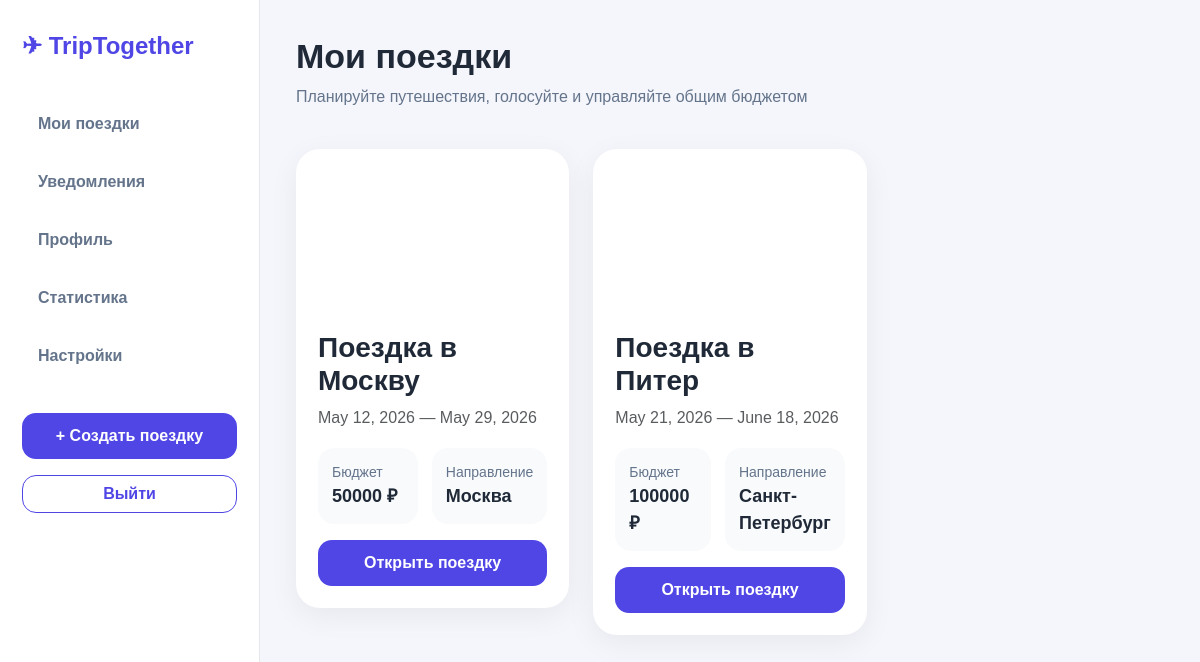
The app's page / (signed in), older data.
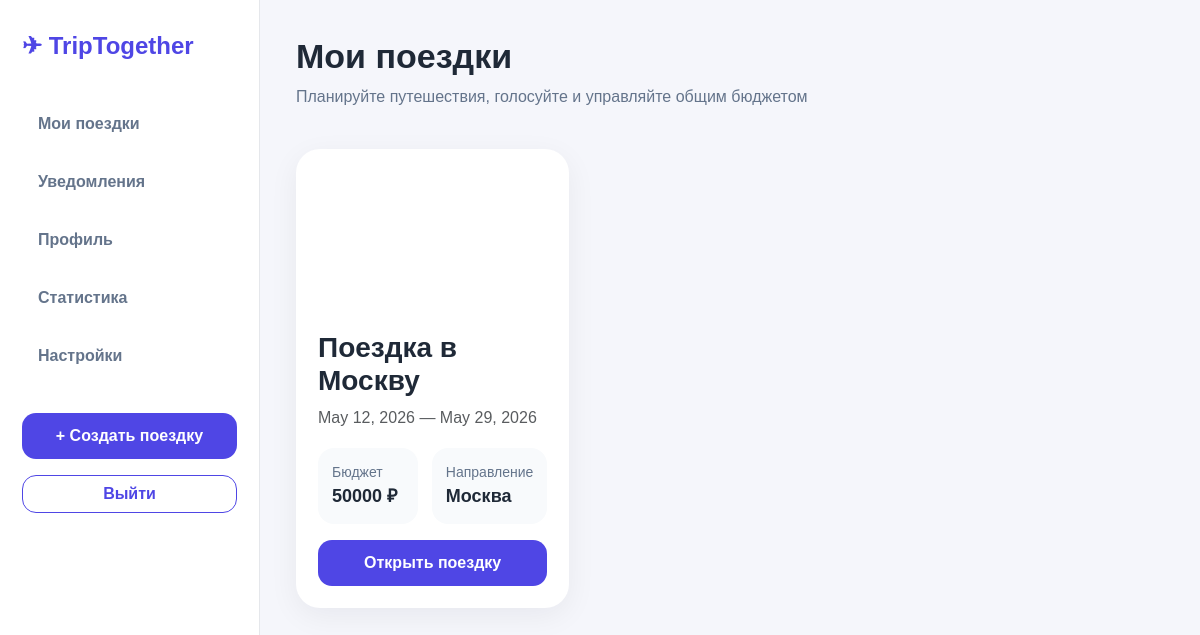
The same page, newer data.
### trips/models.py (models this page shows, shortened)
class Trip(models.Model):
    title = models.CharField(max_length=255)
    description = models.TextField(blank=True)
    destination = models.CharField(max_length=255)
    start_date = models.DateField()
    end_date = models.DateField()
    budget = models.IntegerField(default=0)
    image_url = models.URLField(blank=True)
    owner = models.ForeignKey(User, on_delete=models.CASCADE)
    created_at = models.DateTimeField(auto_now_add=True)

### trips/views.py (the view)
# urls.py: path('', views.dashboard, name='dashboard'),
@login_required
def dashboard(request):
    trips = get_user_trips(request.user)
    return render(request, "trips/dashboard.html", {
        "trips": trips
    })

### trips/context_processors.py (called while the page is built)
def notifications_count(request):
    if not request.user.is_authenticated:
        return {"notifications_count": 0}
    user_trips = Trip.objects.filter(
        Q(owner=request.user) | Q(tripmember__user=request.user)
    ).distinct()
    last_view = request.session.get('last_notifications_view')
    if last_view:
        last_view = datetime.fromisoformat(last_view)
    else:
        last_view = timezone.now()
    votes = Vote.objects.filter(trip__in=user_trips, created_at__gt=last_view)
    expenses = Expense.objects.filter(trip__in=user_trips, created_at__gt=last_view)
    comments = TripComment.objects.filter(trip__in=user_trips, created_at__gt=last_view)
    count = votes.count() + expenses.count() + comments.count()
    return {
        "notifications_count": count
    }

### trips/views.py (called while the page is built)
def get_user_trips(user):
    return Trip.objects.filter(
        Q(owner=user) | Q(tripmember__user=user)
    ).distinct()

### trips/templates/trips/dashboard.html
{% extends 'trips/base.html' %}
{% block content %}
<h1 class="page-title">Мои поездки</h1>
<p class="page-subtitle">Планируйте путешествия, голосуйте и управляйте общим бюджетом</p>
<div class="row g-4 mt-2">
    {% for trip in trips %}
        <div class="col-md-6 col-xl-4">
            <div class="trip-card">
                {% if trip.image_url %}
                    <div class="trip-image" style="background-image: url('{{ trip.image_url }}');"></div>
                {% else %}
                    <div class="trip-image"></div>
                {% endif %}
                <div class="trip-content">
                    <h3>{{ trip.title }}</h3>
                    <p class="text-muted">
                        {{ trip.start_date }} — {{ trip.end_date }}
                    </p>
                    <div class="budget-box">
                        <div>
                            <span>Бюджет</span>
                            <strong>{{ trip.budget }} ₽</strong>
                        </div>
                        <div>
                            <span>Направление</span>
                            <strong>{{ trip.destination }}</strong>
                        </div>
                    </div>
                    <a href="{% url 'trip_detail' trip.id %}" class="btn btn-primary w-100 mt-3">
                        Открыть поездку
                    </a>
                </div>
            </div>
        </div>
    {% empty %}
        <p class="text-muted mt-4">У вас пока нет поездок.</p>
    {% endfor %}
</div>
{% endblock %}

### trips/templates/trips/base.html (shortened to what this page needs)
{% load static %}
<!DOCTYPE html>
<html lang="ru">
<head>
    <link href="https://cdn.jsdelivr.net/npm/bootstrap@5.3.3/dist/css/bootstrap.min.css" rel="stylesheet">
    <link rel="stylesheet" href="{% static 'trips/css/style.css' %}">
</head>
<body>
<div class="app">
    <aside class="sidebar">
        <div class="logo">✈ TripTogether</div>
        <a href="{% url 'dashboard' %}" class="menu-link">Мои поездки</a>
        <a href="{% url 'notifications' %}" class="menu-link notification-link">
            <span>Уведомления</span>
        </a>
        <a href="{% url 'profile' %}" class="menu-link">Профиль</a>
        <a href="{% url 'statistics' %}" class="menu-link">Статистика</a>
        <a href="{% url 'settings' %}" class="menu-link">Настройки</a>
        <a href="{% url 'create_trip' %}" class="btn btn-primary w-100 mt-4">
            + Создать поездку
        </a>
        <form method="post" action="{% url 'logout' %}" class="mt-3">
            <button type="submit" class="btn btn-outline-primary w-100">
                Выйти
            </button>
        </form>
    </aside>
    <main class="content">
        {% block content %}
        {% endblock %}
    </main>
</div>
</body>
</html>

### trips/static/trips/css/style.css (style rules this page uses)
body { background: #f5f6fb; font-family: Arial, sans-serif; color: #1f2937; }
.app { display: flex; min-height: 100vh; }
.sidebar { width: 260px; background: #ffffff; border-right: 1px solid #e5e7eb; padding: 28px 22px; position: fixed; height: 100vh; }
.logo { font-size: 24px; font-weight: 800; color: #4f46e5; margin-bottom: 35px; }
.menu-link { display: block; text-decoration: none; color: #64748b; padding: 13px 16px; border-radius: 14px; margin-bottom: 8px; font-weight: 600; }
.content { margin-left: 260px; padding: 36px; width: 100%; }
.page-title { font-size: 34px; font-weight: 800; }
.page-subtitle { color: #64748b; }
.trip-card, .card-custom { background: #ffffff; border-radius: 24px; box-shadow: 0 8px 30px rgba(15, 23, 42, 0.06); overflow: hidden; }
.trip-image { height: 160px; background: linear-gradient(135deg, #6366f1, #a855f7); }
.trip-content { padding: 22px; }
.trip-content h3 { font-weight: 800; }
.budget-box, .budget-grid { display: grid; grid-template-columns: 1fr 1fr; gap: 14px; margin-top: 18px; }
.budget-box div, .budget-grid div { background: #f8fafc; padding: 14px; border-radius: 16px; }
.budget-box span, .budget-grid span { display: block; color: #64748b; font-size: 14px; }
.budget-box strong, .budget-grid strong { font-size: 18px; }
.btn-primary { background: #4f46e5; border: none; border-radius: 14px; padding: 11px 16px; font-weight: 700; }
.btn-outline-primary { color: #4f46e5; border-color: #4f46e5; border-radius: 14px; font-weight: 700; }
.notification-link { display: flex; justify-content: space-between; align-items: center; }
.trip-image { background-size: cover; background-position: center; }

Row changes from the older to the newer data that the page shows:
removed Trip: title "Поездка в Питер", start_date "May 21, 2026", end_date "June 18, 2026", budget "100000", destination "Санкт-Петербург"
